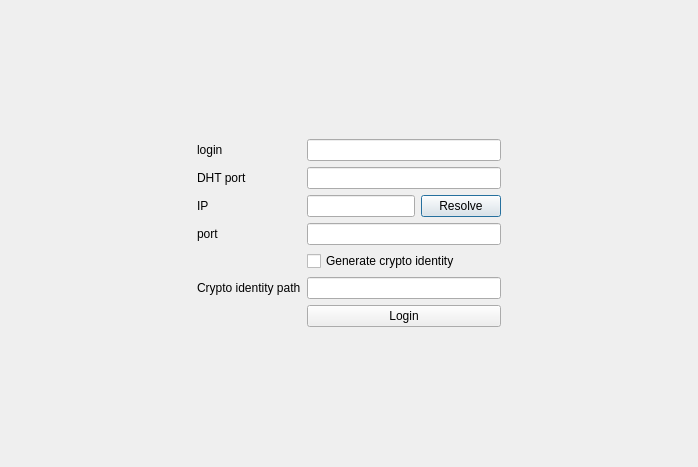
<?xml version="1.0" encoding="UTF-8"?>
<ui version="4.0">
 <class>LoginPage</class>
 <widget class="QDialog" name="LoginPage">
  <property name="geometry">
   <rect>
    <x>0</x>
    <y>0</y>
    <width>698</width>
    <height>467</height>
   </rect>
  </property>
  <property name="windowTitle">
   <string>Dialog</string>
  </property>
  <layout class="QVBoxLayout" name="verticalLayout">
   <item>
    <spacer name="topVerticalSpacer">
     <property name="orientation">
      <enum>Qt::Vertical</enum>
     </property>
     <property name="sizeHint" stdset="0">
      <size>
       <width>20</width>
       <height>138</height>
      </size>
     </property>
    </spacer>
   </item>
   <item>
    <layout class="QHBoxLayout" name="horizontalLayout">
     <item>
      <spacer name="leftHorizontalSpacer">
       <property name="orientation">
        <enum>Qt::Horizontal</enum>
       </property>
       <property name="sizeHint" stdset="0">
        <size>
         <width>40</width>
         <height>20</height>
        </size>
       </property>
      </spacer>
     </item>
     <item>
      <layout class="QFormLayout" name="formLayout">
       <item row="0" column="0">
        <widget class="QLabel" name="loginLabel">
         <property name="text">
          <string>login</string>
         </property>
        </widget>
       </item>
       <item row="0" column="1">
        <widget class="QLineEdit" name="loginLineEdit"/>
       </item>
       <item row="1" column="0">
        <widget class="QLabel" name="DHTPortLabel">
         <property name="text">
          <string>DHT port</string>
         </property>
        </widget>
       </item>
       <item row="1" column="1">
        <widget class="QLineEdit" name="DHTPortLineEdit"/>
       </item>
       <item row="2" column="0">
        <widget class="QLabel" name="IPLabel">
         <property name="text">
          <string>IP</string>
         </property>
        </widget>
       </item>
       <item row="2" column="1">
        <layout class="QHBoxLayout" name="IPEditResolveHorizontalLayout">
         <item>
          <widget class="QLineEdit" name="IPLineEdit"/>
         </item>
         <item>
          <widget class="QPushButton" name="resolvePushButton">
           <property name="text">
            <string>Resolve</string>
           </property>
          </widget>
         </item>
        </layout>
       </item>
       <item row="3" column="0">
        <widget class="QLabel" name="portLabel">
         <property name="text">
          <string>port</string>
         </property>
        </widget>
       </item>
       <item row="3" column="1">
        <widget class="QLineEdit" name="portLineEdit"/>
       </item>
       <item row="4" column="1">
        <widget class="QCheckBox" name="generateCryptoIdentityCheckBox">
         <property name="text">
          <string>Generate crypto identity</string>
         </property>
        </widget>
       </item>
       <item row="5" column="0">
        <widget class="QLabel" name="label">
         <property name="text">
          <string>Crypto identity path</string>
         </property>
        </widget>
       </item>
       <item row="5" column="1">
        <widget class="QLineEdit" name="cryptoIdentityPathLineEdit">
         <property name="text">
          <string/>
         </property>
        </widget>
       </item>
       <item row="6" column="1">
        <widget class="QPushButton" name="loginPushButton">
         <property name="text">
          <string>Login</string>
         </property>
        </widget>
       </item>
      </layout>
     </item>
     <item>
      <spacer name="righthorizontalSpacer">
       <property name="orientation">
        <enum>Qt::Horizontal</enum>
       </property>
       <property name="sizeHint" stdset="0">
        <size>
         <width>40</width>
         <height>20</height>
        </size>
       </property>
      </spacer>
     </item>
    </layout>
   </item>
   <item>
    <spacer name="bottomVerticalSpacer">
     <property name="orientation">
      <enum>Qt::Vertical</enum>
     </property>
     <property name="sizeHint" stdset="0">
      <size>
       <width>20</width>
       <height>138</height>
      </size>
     </property>
    </spacer>
   </item>
  </layout>
 </widget>
 <resources/>
 <connections/>
</ui>
